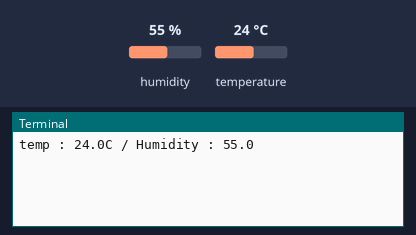
Recording of a program running on a simulated Raspberry Pi (BCM pin numbers). On the bench: the last lines printed to the terminal. The test bench sets the inputs (shaded band); at power-on: humidity 55 %, temperature 24 °C.

Above: at 1.2 s.
1.3 s: humidity set to 22 %
At 3.5 s:
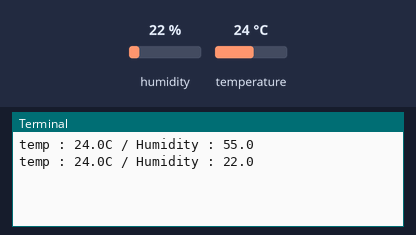
4.1 s: temperature set to 12 °C
At 5.3 s:
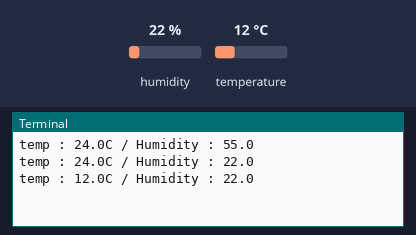
6.9 s: humidity set to 40 %
At 9.1 s:
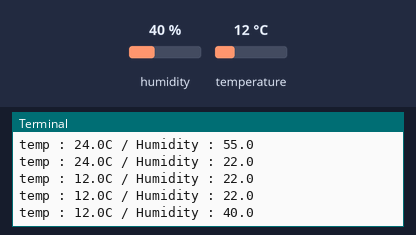
Timing chart, 0 to 10.6 s (numbered marks = the images above; inputs shaded):
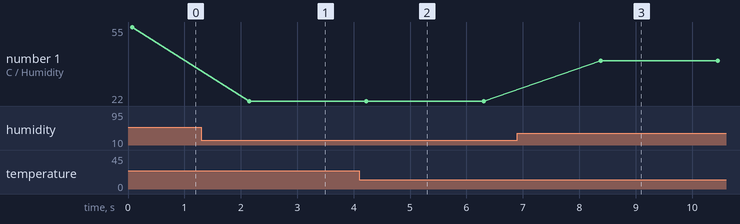

The program:

gpio_dht02.py
```python
#온습도 센서2 (처음거 오류나서 다시 만듦)
import RPi.GPIO as GPIO
import dht11
import time

pin = 4
GPIO.setwarnings(False)     ## error message block
GPIO.setmode(GPIO.BCM)
GPIO.cleanup()

instance = dht11.DHT11(pin)    ##dht11 인스턴스 생성

while True:
    try:
        result = instance.read()

        if result.is_valid():
            print('temp : {0}C / Humidity : {1}'.format(result.temperature, result.humidity))
        else:
            print('Read error : {0}'.format(result.error_code))

        time.sleep(2)
    except Exception:
        GPIO.cleanup()
```

Measured:
- after the input at 1.3 s, the terminal: prints a new line after 0.85 s (image 1)
- after the input at 4.1 s, the terminal: prints a new line after 0.13 s (image 2)
- after the input at 6.9 s, the terminal: prints a new line after 1.5 s (image 3)
- plotted number 1: 55 → 22 after the input at 1.3 s, 22 → 40 after the input at 6.9 s
